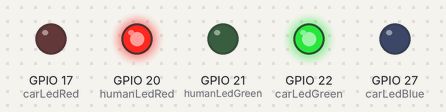
Simulated run of this program. Board: Raspberry Pi (BCM pin numbers). Shown: output pins drawn as LEDs (lit = HIGH).

Above: at 3.5 s.
At 8.0 s:
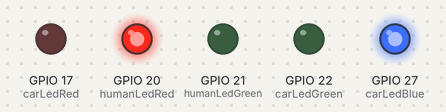
At 11.5 s:
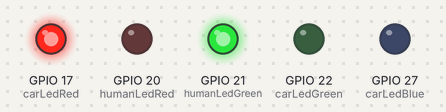
Timing chart, 0 to 18.2 s (numbered marks = the images above):
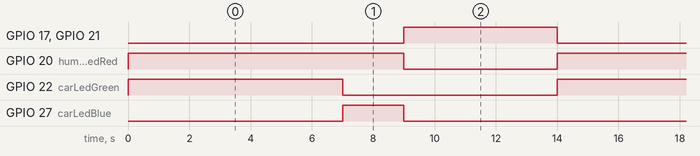

Measured:
- by itself, GPIO 17 (carLedRed), GPIO 21 (humanLedGreen): alternates HIGH for 5.0 s and LOW for 9.0 s
- by itself, GPIO 20 (humanLedRed): alternates HIGH for 9.0 s and LOW for 5.0 s
- by itself, GPIO 22 (carLedGreen): alternates HIGH for 7.0 s and LOW for 7.0 s
- by itself, GPIO 27 (carLedBlue): alternates HIGH for 2.0 s and LOW for 12.0 s

The program:

main.py
```python
# 라즈베리파이를 이용한 신호등 구현
# GPIO 핀을 제어하여 차량용/보행자용 신호등을 구현한다.

from gpiozero import LED # GPIO 핀을 LED로 제어하기 위한 라이브러리
from time import sleep   # 대기 시간 설정을 위한 라이브러리

# GPIO 핀 번호 지정 및 LED 객체 생성
carLedRed   = LED(17)    # 차량 신호등 - 빨간 LED (GPIO 17번 핀)
carLedBlue  = LED(27)    # 차량 신호등 - 파랑 LED (GPIO 27번 핀)
carLedGreen = LED(22)    # 차량 신호등 - 초록 LED (GPIO 22번 핀)

humanLedRed   = LED(20) # 보행자 신호등 - 빨간 LED (GPIO 20번 핀)
humanLedGreen = LED(21) # 보행자 신호등 - 초록 LED (GPIO 21번 핀)

# 메인 루프: KeyboardInterrupt(Ctrl+C) 입력 전까지 반복 실행
try:
    while 1:

        # [1단계] 차량 초록 / 보행자 빨강 (차량 통행 허용, 7초)
        carLedRed.value   = 0   # 차량 빨강 OFF
        carLedBlue.value  = 0   # 차량 파랑 OFF
        carLedGreen.value = 1   # 차량 초록 ON  → 차량 진행
        humanLedRed.value   = 1 # 보행자 빨강 ON  → 보행자 정지
        humanLedGreen.value = 0 # 보행자 초록 OFF
        sleep(7.0)              # 7초 대기

        # [2단계] 차량 파랑 / 보행자 빨강 (차량 정지 준비, 2초)
        carLedRed.value   = 0   # 차량 빨강 OFF
        carLedBlue.value  = 1   # 차량 파랑 ON  → 차량 정지 준비
        carLedGreen.value = 0   # 차량 초록 OFF
        humanLedRed.value   = 1 # 보행자 빨강 ON  → 보행자 계속 정지
        humanLedGreen.value = 0 # 보행자 초록 OFF
        sleep(2.0)              # 2초 대기

        # [3단계] 차량 빨강 / 보행자 초록 (보행자 통행 허용, 5초)
        carLedRed.value   = 1   # 차량 빨강 ON  → 차량 정지
        carLedBlue.value  = 0   # 차량 파랑 OFF
        carLedGreen.value = 0   # 차량 초록 OFF
        humanLedRed.value   = 0 # 보행자 빨강 OFF
        humanLedGreen.value = 1 # 보행자 초록 ON  → 보행자 진행
        sleep(5.0)              # 5초 대기

except KeyboardInterrupt:
    pass  # Ctrl+C 입력 시 루프 종료 후 아래 정리 코드 실행

# 종료 처리: 프로그램 종료 시 모든 LED를 OFF로 초기화
carLedRed.value     = 0
carLedBlue.value    = 0
carLedGreen.value   = 0
humanLedRed.value   = 0
humanLedGreen.value = 0

### 신호등 동작 흐름 요약

#[차량 초록 / 보행자 빨강] → 7초
#          ↓
#[차량 파랑 / 보행자 빨강] → 2초
#          ↓
#[차량 빨강 / 보행자 초록] → 5초
#          ↓
#         반복
```
